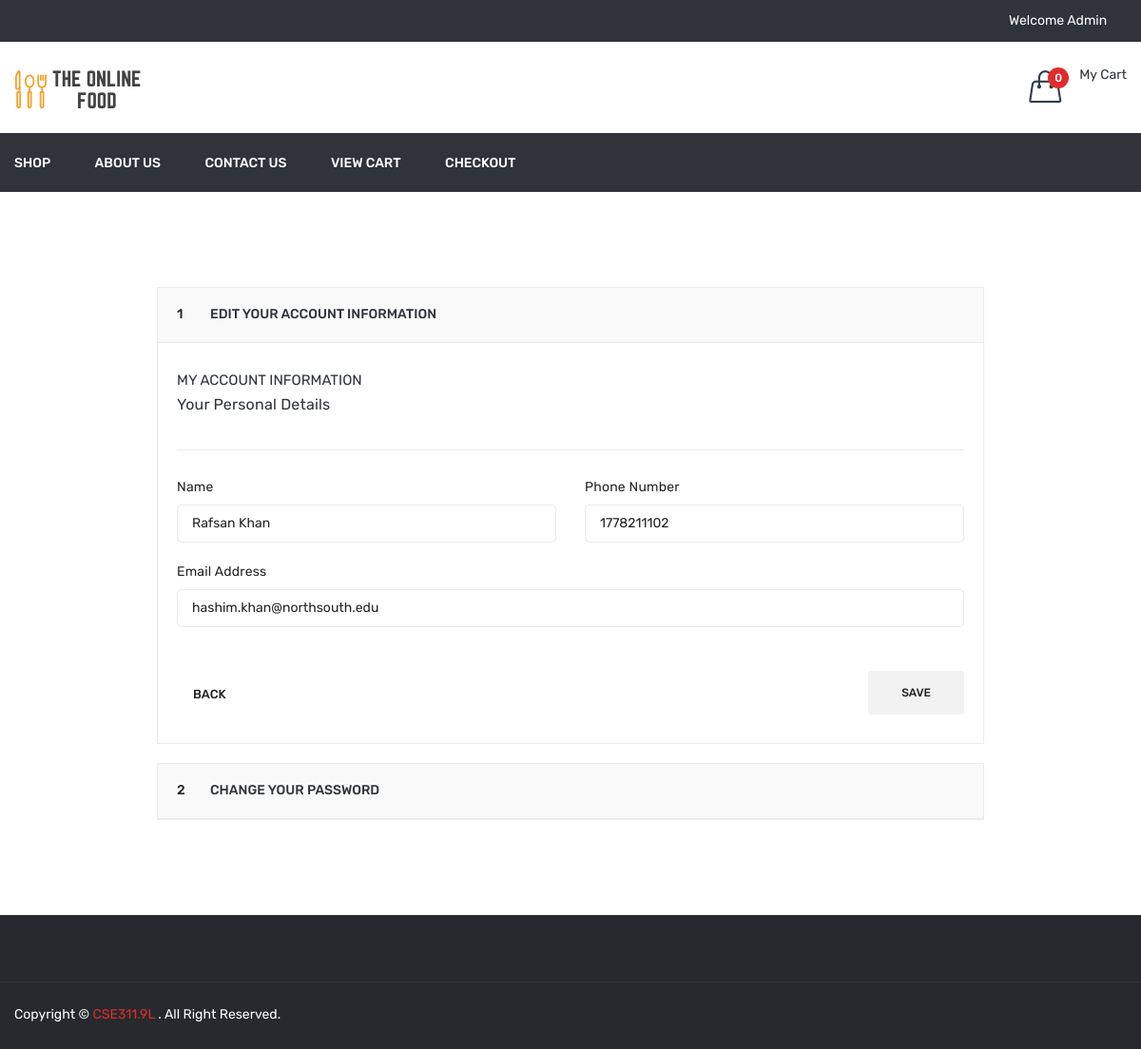
The app's page /profile.php (signed in), older data.
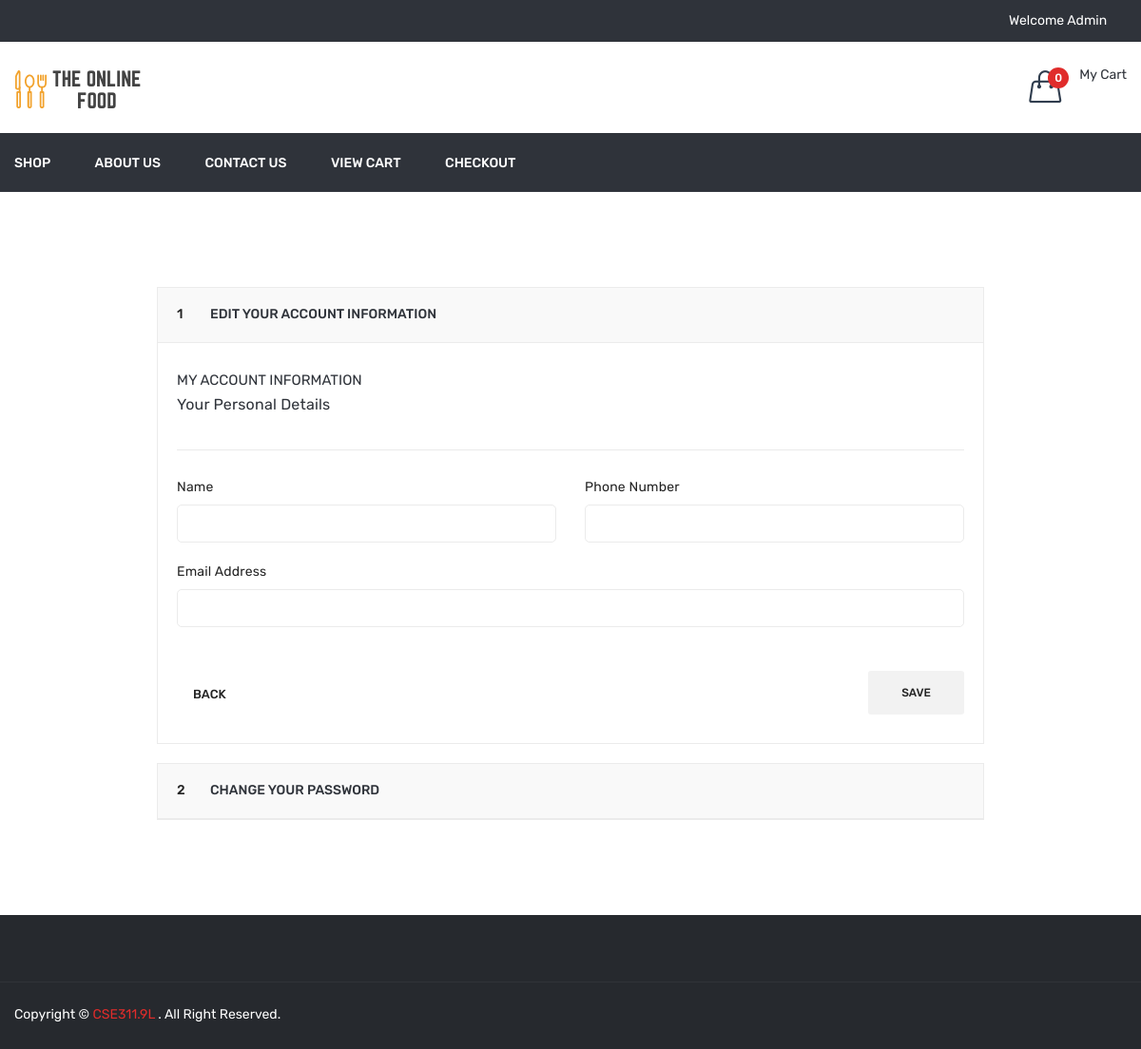
The same page, newer data.
### tables this page shows
CREATE TABLE `user` (
  `user_id` int(11) NOT NULL,
  `name` varchar(45) NOT NULL,
  `user_name` varchar(45) NOT NULL,
  `password` varchar(100) NOT NULL,
  `email` varchar(45) NOT NULL,
  `phone` int(20) NOT NULL,
  `address` varchar(45) NOT NULL,
  `status` int(11) NOT NULL,
  `email_verify` int(11) NOT NULL,
  `rand_str` varchar(20) NOT NULL
);

### function.inc.php (called while the page is built, shortened)
    <?php
function getUserDetailsByid(){
    global $con;
    $data['name']='';
    $data['email']='';
    $data['phone']='';
    if(isset($_SESSION['FOOD_USER_ID'])){
        $row=mysqli_fetch_assoc(mysqli_query($con,"select * from user where user_id=".$_SESSION['FOOD_USER_ID']));
        $data['name']=$row['name'];
        $data['email']=$row['email'];
        $data['phone']=$row['phone'];
    }
    return $data;
}
function getUserCart(){
    global $con;
    $arr=array();
    $id=$_SESSION['FOOD_USER_ID'];
    $res=mysqli_query($con,"select * from dish_cart where user_id='$id'");
    return $arr;
}
function getUserFullCart($attr_id=''){
    $cartArr=array();
    if(isset($_SESSION['FOOD_USER_ID'])){
        $getUserCart=getUserCart();
        $cartArr=array();
    }
    if($attr_id!=''){
        return $cartArr[$attr_id]['qty'];
    }else{
        return $cartArr;
    }
}
?>

### profile.php (the view, shortened to what this page needs)
<?php
include ("header.php");
$getUserDetails=getUserDetailsByid();
?>
<div class="myaccount-area pb-80 pt-100">
            <div class="container">
                <div class="row">
                    <div class="ml-auto mr-auto col-lg-9">
                        <div class="checkout-wrapper">
                            <div id="faq" class="panel-group">
                                <div class="panel panel-default">
                                    <div class="panel-heading">
                                        <h5 class="panel-title"><span>1</span> <a data-toggle="collapse" data-parent="#faq" href="#my-account-1">Edit your account information </a></h5>
                                    </div>
                                    <div id="my-account-1" class="panel-collapse collapse show">
                                        <div class="panel-body">
                                            <form method="post" id="frmProfile">
												<div class="billing-information-wrapper">
													<div class="account-info-wrapper">
														<h4>My Account Information</h4>
														<h5>Your Personal Details</h5>
													</div>
													<div class="row">
														<div class="col-lg-6 col-md-6">
															<div class="billing-info">
																<label>Name</label>
																<input type="text" id="uname" name="name" required value="<?php echo $getUserDetails['name']?>">
															</div>
														</div>
														<div class="col-lg-6 col-md-6">
															<div class="billing-info">
																<label>Phone Number</label>
																<input type="text" name="phone" value="<?php echo $getUserDetails['phone']?>" required>
															</div>
														</div>
														<div class="col-lg-12 col-md-12">
															<div class="billing-info">
																<label>Email Address</label>
																<input type="email" readonly="readonly" value="<?php echo $getUserDetails['email']?>">
															</div>
														</div>
													</div>
													<div class="billing-back-btn">
														<div class="billing-back">
															<a href="#"><i class="ion-arrow-up-c"></i> Back</a>
														</div>
														<div class="billing-btn">
															<button type="submit" id="profile_submit">Save</button>
														</div>
													</div>
												</div>
											</form>
                                        </div>
                                    </div>
                                </div>
                                <div class="panel panel-default">
                                    <div class="panel-heading">
                                        <h5 class="panel-title"><span>2</span> <a data-toggle="collapse" data-parent="#faq" href="#my-account-2">Change your password </a></h5>
                                    </div>
                                </div>
                            </div>
                        </div>
                    </div>
                </div>
            </div>
        </div>
<?php
include("footer.php");
?>

### header.php (shortened to what this page needs)
<?php
require_once "config.php";
include ('function.inc.php');
$cartArr=getUserFullCart();
$totalCartDish=count($cartArr);
?>
<!doctype html>
<html class="no-js" lang="zxx">
<head>
    <link rel="stylesheet" href="assets/css/bootstrap.min.css">
    <link rel="stylesheet" href="assets/css/animate.css">
    <link rel="stylesheet" href="assets/css/owl.carousel.min.css">
    <link rel="stylesheet" href="assets/css/slick.css">
    <link rel="stylesheet" href="assets/css/chosen.min.css">
    <link rel="stylesheet" href="assets/css/ionicons.min.css">
    <link rel="stylesheet" href="assets/css/font-awesome.min.css">
    <link rel="stylesheet" href="assets/css/simple-line-icons.css">
    <link rel="stylesheet" href="assets/css/jquery-ui.css">
    <link rel="stylesheet" href="assets/css/meanmenu.min.css">
    <link rel="stylesheet" href="assets/css/style.css">
    <link rel="stylesheet" href="assets/css/responsive.css">
</head>
<body>
<header class="header-area">
    <div class="header-top black-bg">
        <div class="container">
            <div class="row">
                <div class="col-lg-4 col-md-4 col-12 col-sm-4">
                </div>
                <div class="col-lg-8 col-md-8 col-12 col-sm-8">
                    <div class="account-curr-lang-wrap f-right">
                        <?php
                            if(isset($_SESSION['FOOD_USER_NAME'])){
                            ?>
                            <ul>
                                <li class="top-hover"><a href="#"><?php echo "Welcome ".$_SESSION['FOOD_USER_NAME'];?>  <i class="ion-chevron-down"></i></a>
                                 </li>
                           </ul>
                        <?php } ?>
                    </div>
                </div>
            </div>
        </div>
    </div>
    <div class="header-middle">
        <div class="container">
            <div class="row">
                <div class="col-lg-3 col-md-4 col-12 col-sm-4">
                    <div class="logo">
                        <a href="index.php">
                            <img alt="" src="assets/img/logo/logo2.png">
                        </a>
                    </div>
                </div>
                <div class="col-lg-9 col-md-8 col-12 col-sm-8">
                    <div class="header-middle-right f-right">
                        <div class="header-wishlist">
                        </div>
                        <div class="header-cart">
                            <a href="#">
                                <div class="header-icon-style">
                                    <i class="icon-handbag icons"></i>
                                    <span class="count-style" id="totalCartDish"><?php echo $totalCartDish?></span>
                                </div>
                                <div class="cart-text">
                                    <span class="digit">My Cart</span>
                                </div>
                            </a>
                        </div>
                    </div>
                </div>
            </div>
        </div>
    </div>
    <div class="header-bottom transparent-bar black-bg">
        <div class="container">
            <div class="row">
                <div class="col-lg-12 col-md-12 col-12">
                    <div class="main-menu">
                        <nav>
                            <ul>
                                <li><a href="shop.php">Shop</a></li>
                                <li><a href="about_us.php">About Us</a></li>
                                <li><a href="contact_us.php">Contact Us</a></li>
                                <li><a href="cart.php">View Cart</a></li>
                                <li><a href="checkout.php">Checkout</a></li>
                            </ul>
                        </nav>
                    </div>
                </div>
            </div>
        </div>
    </div>
</header>

### footer.php (shortened to what this page needs)
<div class="footer-area black-bg-2 pt-70">
    <div class="footer-bottom-area border-top-4">
        <div class="container">
            <div class="row">
                <div class="col-lg-6 col-md-6 col-sm-7">
                    <div class="copyright">
                        <p>Copyright © <a href="#">CSE311.9L</a> . All Right Reserved.</p>
                    </div>
                </div>
                <div class="col-lg-6 col-md-6 col-sm-5">
                    <div class="footer-social">
                        <ul>
                            <li><a href="#"><i class="ion-social-facebook"></i></a></li>
                            <li><a href="#"><i class="ion-social-twitter"></i></a></li>
                            <li><a href="#"><i class="ion-social-instagram-outline"></i></a></li>
                            <li><a href="#"><i class="ion-social-googleplus-outline"></i></a></li>
                            <li><a href="#"><i class="ion-social-rss"></i></a></li>
                            <li><a href="#"><i class="ion-social-dribbble-outline"></i></a></li>
                        </ul>
                    </div>
                </div>
            </div>
        </div>
    </div>
</div>
</body>
</html>

Row changes from the older to the newer data that the page shows:
removed user: name "Rafsan Khan", phone "1778211102", email "hashim.khan@northsouth.edu"
